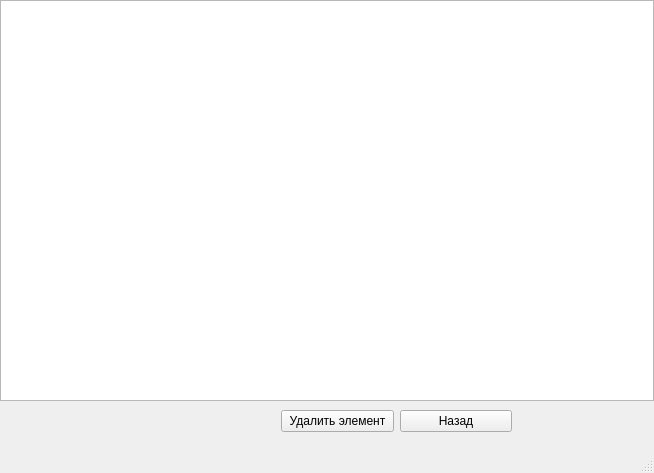
<?xml version="1.0" encoding="UTF-8"?>
<ui version="4.0">
 <class>FigureShow</class>
 <widget class="QMainWindow" name="FigureShow">
  <property name="geometry">
   <rect>
    <x>0</x>
    <y>0</y>
    <width>654</width>
    <height>473</height>
   </rect>
  </property>
  <property name="windowTitle">
   <string>MainWindow</string>
  </property>
  <widget class="QWidget" name="centralwidget">
   <widget class="QListWidget" name="listWidget">
    <property name="geometry">
     <rect>
      <x>0</x>
      <y>0</y>
      <width>654</width>
      <height>401</height>
     </rect>
    </property>
    <property name="maximumSize">
     <size>
      <width>801</width>
      <height>551</height>
     </size>
    </property>
   </widget>
   <widget class="QWidget" name="layoutWidget">
    <property name="geometry">
     <rect>
      <x>281</x>
      <y>406</y>
      <width>231</width>
      <height>31</height>
     </rect>
    </property>
    <layout class="QHBoxLayout" name="horizontalLayout">
     <item>
      <widget class="QPushButton" name="pushButton_3">
       <property name="text">
        <string>Удалить элемент</string>
       </property>
      </widget>
     </item>
     <item>
      <widget class="QPushButton" name="pushButton_2">
       <property name="text">
        <string>Назад</string>
       </property>
      </widget>
     </item>
    </layout>
   </widget>
  </widget>
  <widget class="QMenuBar" name="menubar">
   <property name="geometry">
    <rect>
     <x>0</x>
     <y>0</y>
     <width>654</width>
     <height>25</height>
    </rect>
   </property>
  </widget>
  <widget class="QStatusBar" name="statusbar"/>
 </widget>
 <resources/>
 <connections/>
</ui>
